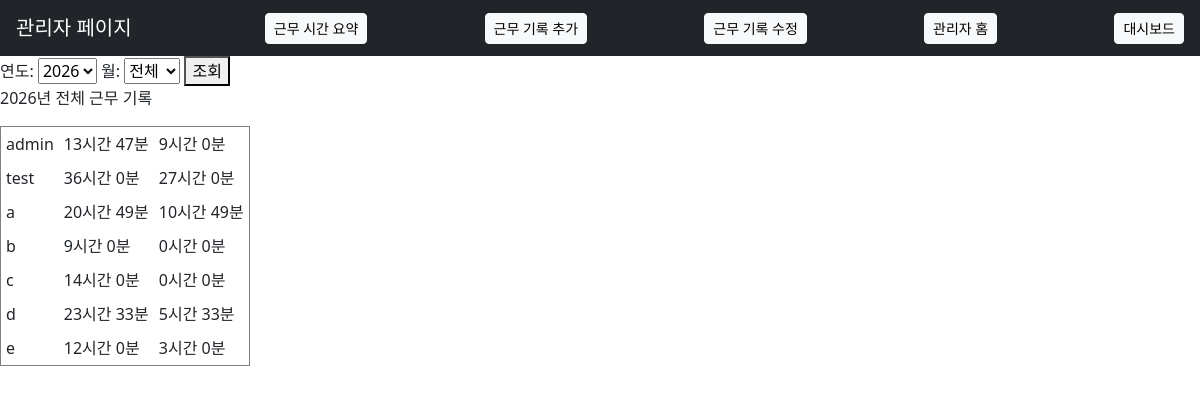
The page /admin/work-summary (signed in) on the database its author committed.
### app/models.py (models this page shows)
class User(UserMixin, db.Model):
    id = db.Column(db.Integer, primary_key=True)
    username = db.Column(db.String(50), unique=True, nullable=False)
    password_hash = db.Column(db.String(128), nullable=False)
    role = db.Column(db.String(10), default="employee")

### app/admin.py (the view)
@admin_bp.route("/work-summary")
@login_required
@admin_required
def work_summary():
    year = request.args.get("year", type=int)
    month = request.args.get("month", type=int)
    if not year:
        year = datetime.now().year
    years = (
        db.session.query(extract("year", WorkLog.start_time))
        .distinct()
        .order_by(extract("year", WorkLog.start_time).desc())
        .all()
    )
    years = [int(y[0]) for y in years]
    query = (
        db.session.query(
            User.username,
            func.sum(WorkLog.total_minutes).label("total_minutes"),
            func.sum(WorkLog.overtime_minutes).label("overtime_minutes"),
        )
        .join(WorkLog)
        .filter(extract("year", WorkLog.start_time) == year)
    )
    if month:
        query = query.filter(extract("month", WorkLog.start_time) == month)
    results = query.group_by(User.id).all()
    return render_template(
        "admin_work_summary.html",
        results=results,
        years=years,
        selected_year=year,
        selected_month=month,
    )

### app/models.py (called while the page is built)
@login_manager.user_loader
def load_user(user_id):
    return User.query.get(int(user_id))

### app/utils.py (called while the page is built)
def admin_required(f):
    @wraps(f)
    def decorated_function(*args, **kwargs):
        if not current_user.is_authenticated or current_user.role != "admin":
            abort(403)
        return f(*args, **kwargs)
    return decorated_function

### app/templates/admin_work_summary.html (shortened to what this page needs)
{% extends "admin_base.html" %}
{% block content %}
<form method="GET">
    <label>연도:</label>
    <select name="year">
        {% for y in years %}
            <option value="{{ y }}" {% if y == selected_year %}selected{% endif %}>
                {{ y }}
            </option>
        {% endfor %}
    </select>
    <label>월:</label>
    <select name="month">
        <option value="">전체</option>
    </select>
    <button type="submit">조회</button>
</form>
<table border="1" cellpadding="5">
    <tr>
        {% if not selected_month %}
            <p>{{ selected_year }}년 전체 근무 기록</p>
        {% else %}
            <p>{{ selected_year }}년 {{ selected_month }}월 근무 기록</p>
        {% endif %}
    </tr>
    {% for r in results %}
    <tr>
        <td>{{ r.username }}</td>
        <td>{{ (r.total_minutes or 0) // 60 }}시간 {{ (r.total_minutes or 0) % 60 }}분</td>
        <td>{{ (r.overtime_minutes or 0) // 60 }}시간 {{ (r.overtime_minutes or 0) % 60 }}분</td>
    </tr>
    {% endfor %}
</table>
{% endblock %}

### rows shown on the page
User: username "admin", total_minutes "13", total_minutes "47", overtime_minutes "9", overtime_minutes "0"
User: username "test", total_minutes "36", total_minutes "0", overtime_minutes "27", overtime_minutes "0"

### other values the page prints
{{ selected_year }} "2026"
{{ r.username }} "a" "b" "c" "d" "e"
{{ (r.total_minutes or 0) // 60 }} "20" "9" "14" "23" "12"
{{ (r.total_minutes or 0) % 60 }} "49" "0" "0" "33" "0"
{{ (r.overtime_minutes or 0) // 60 }} "10" "0" "0" "5" "3"
{{ (r.overtime_minutes or 0) % 60 }} "49" "0" "0" "33" "0"
form field year "2026"
